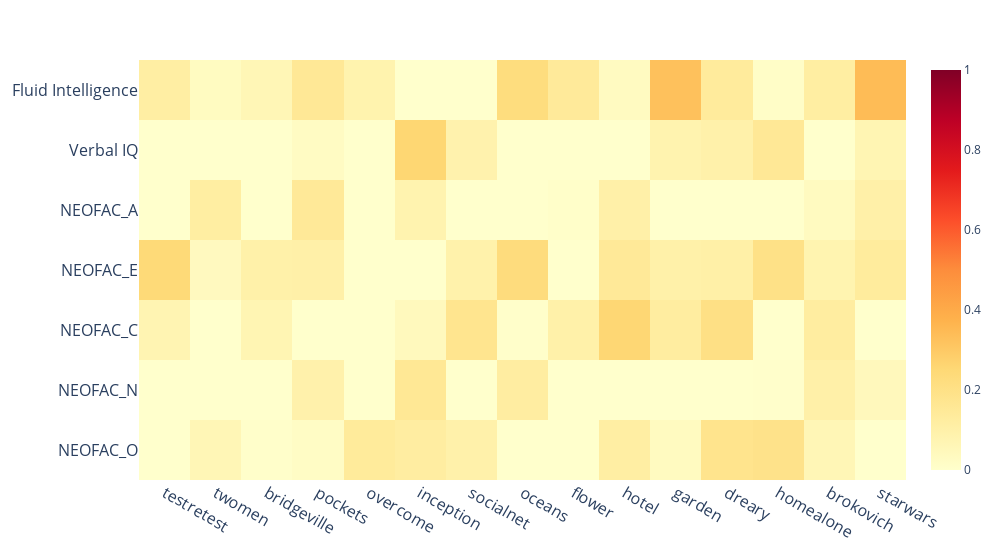

Notebook source saved alongside this figure:
### Code cell
heatmap = pd.DataFrame(clip_t_acc,index=clip_names)
heatmap.rename(columns=pretty_bhv,inplace=True)
heatmap = heatmap.T

fig = px.imshow(heatmap.values,x=heatmap.columns,
                y=heatmap.index,
                color_continuous_scale='YlOrRd',
                zmin=0.,zmax=1.0, aspect=1,
                width=1000)

fig.update_xaxes(side="bottom",tickfont_size=16)
fig.update_yaxes(tickfont_size=16)
fig.show()

### Figure 1 — Plotly figure (JSON) as saved in the notebook; plotly's stock layout.template omitted (floating-point values rounded to 4 significant figures)
{"data": [{"coloraxis": "coloraxis", "hovertemplate": "x: %{x}<br>y: %{y}<br>color: %{z}<extra></extra>", "type": "heatmap", "x": ["testretest", "twomen", "bridgeville", "pockets", "overcome", "inception", "socialnet", "oceans", "flower", "hotel", "garden", "dreary", "homealone", "brokovich", "starwars"], "y": ["Fluid Intelligence", "Verbal IQ", "NEOFAC_A", "NEOFAC_E", "NEOFAC_C", "NEOFAC_N", "NEOFAC_O"], "z": [[0.1175, 0.03028, 0.0612, 0.1544, 0.08517, -0.02639, -0.01646, 0.2267, 0.1443, 0.03246, 0.3265, 0.1365, 0.0141, 0.1204, 0.3442], [-0.1076, -0.0447, -0.05143, 0.02526, -0.06488, 0.2579, 0.08807, -0.1422, -0.03336, -0.05821, 0.08303, 0.09539, 0.1557, -0.02133, 0.07073], [-0.08165, 0.118, -0.1449, 0.1502, -0.03501, 0.08168, -0.0552, -0.05319, 0.008597, 0.1023, -0.242, -0.1643, -0.02988, 0.03431, 0.1034], [0.2452, 0.0382, 0.09857, 0.1036, -0.1237, -0.07362, 0.09352, 0.23, -0.02287, 0.1484, 0.09859, 0.1046, 0.1996, 0.07888, 0.1342], [0.07419, -0.07423, 0.0705, -0.05277, -0.09147, 0.04247, 0.1741, 0.004357, 0.09824, 0.2552, 0.1258, 0.2047, -0.08899, 0.1242, -0.005398], [0.001085, -0.1066, -0.0826, 0.09475, -0.1587, 0.1572, -0.07458, 0.1217, -0.05029, -0.07402, -0.2647, -0.0589, 0.003811, 0.1029, 0.04606], [-0.03714, 0.06217, 0.005088, 0.01965, 0.1398, 0.1228, 0.09545, -0.03759, -0.01668, 0.116, 0.03383, 0.181, 0.191, 0.06263, -0.05637]]}], "layout": {"coloraxis": {"cmax": 1, "cmin": 0, "colorscale": [[0, "rgb(255,255,204)"], [0.125, "rgb(255,237,160)"], [0.25, "rgb(254,217,118)"], [0.375, "rgb(254,178,76)"], [0.5, "rgb(253,141,60)"], [0.625, "rgb(252,78,42)"], [0.75, "rgb(227,26,28)"], [0.875, "rgb(189,0,38)"], [1, "rgb(128,0,38)"]]}, "margin": {"t": 60}, "width": 1000, "xaxis": {"side": "bottom", "tickfont": {"size": 16}}, "yaxis": {"autorange": "reversed", "tickfont": {"size": 16}}}}
